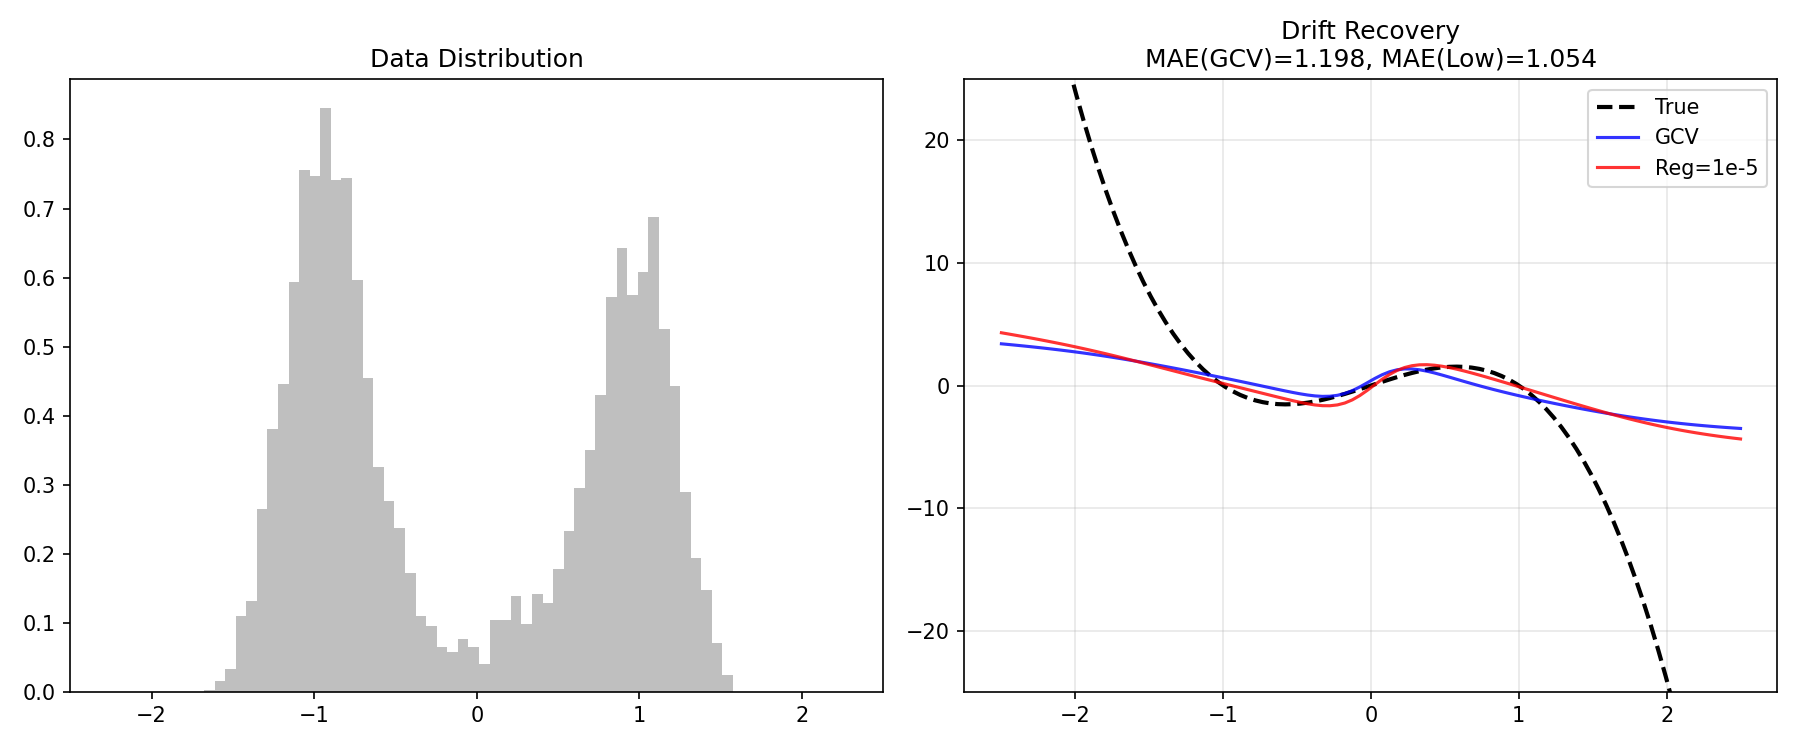

Write the Python code that produced this figure.
import numpy as np
import matplotlib.pyplot as plt
import sys
import os

# Add src to path
sys.path.append(os.path.abspath(os.path.join(os.path.dirname(__file__), '../../src')))
from generator_estimator import GeneratorEstimator

def double_well_drift(x):
    return 4 * (x - x**3)

def simulate_double_well(N, dt, sigma=1.0):
    np.random.seed(42)
    X = np.zeros(N)
    X[0] = 0.1
    for i in range(N-1):
        f = double_well_drift(X[i])
        noise = np.random.randn() * np.sqrt(dt) * sigma
        X[i+1] = X[i] + f * dt + noise
    return X

def run_debug():
    print("--- Debug Double-Well ---")
    
    dt = 0.01
    N = 5000 # Reduced to avoid OOM
    sigma = 1.0 # High noise to explore
    
    print(f"Simulating N={N}...")
    X = simulate_double_well(N, dt, sigma)
    X = X.reshape(-1, 1)
    
    # Grid
    x_eval = np.linspace(-2.5, 2.5, 100).reshape(-1, 1)
    drift_true = double_well_drift(x_eval).flatten()
    
    # 1. Baseline
    print("Fitting Baseline (GCV)...")
    est_gcv = GeneratorEstimator(dt=dt, backend='logsig',
                                 h_method='variation', h_type='scalar',
                                 whiten=True, rank=50, fixed_H=0.5,
                                 reg_param='gcv')
    est_gcv.fit(X, n_iter=5)
    drift_gcv = est_gcv.predict_drift(x_eval).flatten()
    
    # 2. Low Regularization
    print("Fitting Low Reg (1e-5)...")
    est_low = GeneratorEstimator(dt=dt, backend='logsig',
                                 h_method='variation', h_type='scalar',
                                 whiten=True, rank=50, fixed_H=0.5,
                                 reg_param=1e-5)
    est_low.fit(X, n_iter=5)
    drift_low = est_low.predict_drift(x_eval).flatten()
    
    # 3. Polynomial Backend? (Not available, but let's emulate by manual feature map if needed)
    # For now check if low reg helps.
    
    # Plot
    fig, ax = plt.subplots(1, 2, figsize=(12, 5))
    
    # Density
    ax[0].hist(X.flatten(), bins=50, density=True, alpha=0.5, color='gray', label='Data Density')
    ax[0].set_title("Data Distribution")
    ax[0].set_xlim([-2.5, 2.5])
    
    # Drift
    ax[1].plot(x_eval, drift_true, 'k--', label='True', lw=2)
    ax[1].plot(x_eval, drift_gcv, 'b-', label='GCV', alpha=0.8)
    ax[1].plot(x_eval, drift_low, 'r-', label='Reg=1e-5', alpha=0.8)
    
    # Error
    mask = (x_eval.flatten() > -1.5) & (x_eval.flatten() < 1.5)
    mae_gcv = np.mean(np.abs(drift_true[mask] - drift_gcv[mask]))
    mae_low = np.mean(np.abs(drift_true[mask] - drift_low[mask]))
    
    ax[1].set_title(f"Drift Recovery\nMAE(GCV)={mae_gcv:.3f}, MAE(Low)={mae_low:.3f}")
    ax[1].set_ylim([-25, 25])
    ax[1].legend()
    ax[1].grid(True, alpha=0.3)
    
    plt.tight_layout()
    plt.savefig('experiments/benchmarks/debug_double_well.png', dpi=150)
    print("Saved to experiments/benchmarks/debug_double_well.png")

if __name__ == "__main__":
    run_debug()
